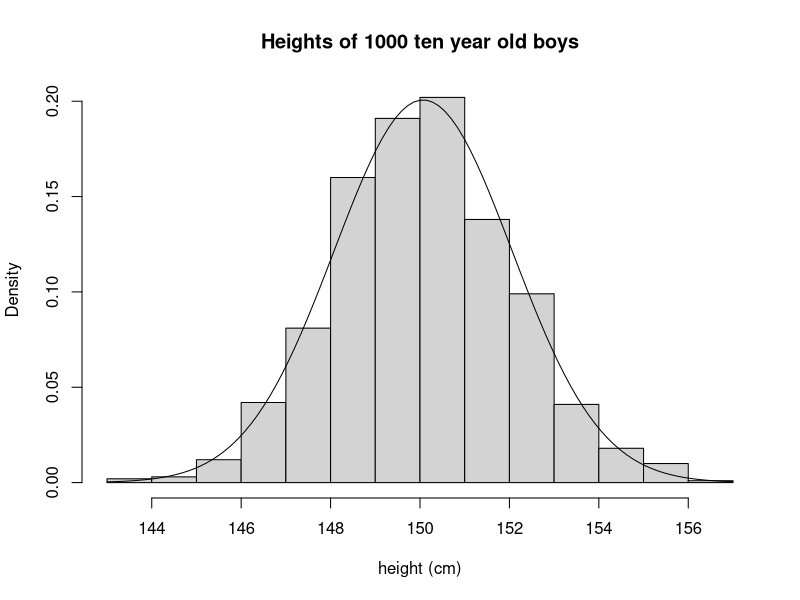
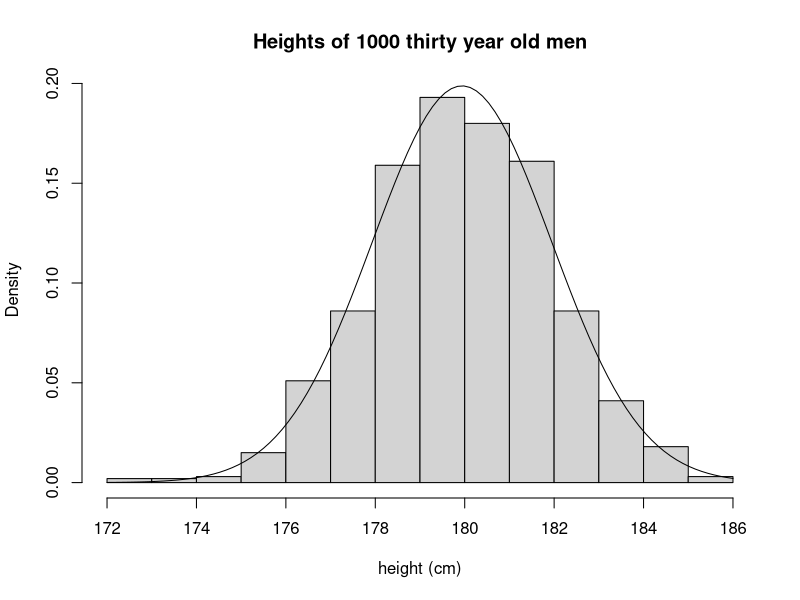
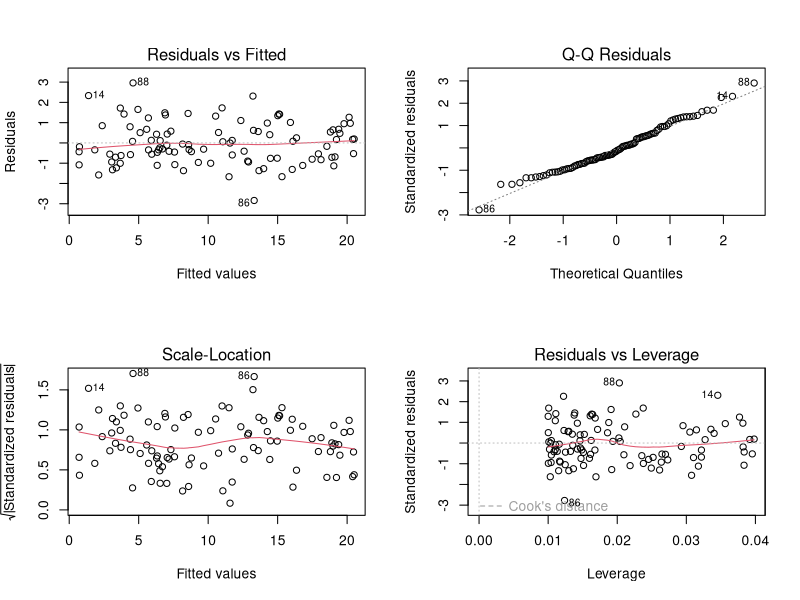
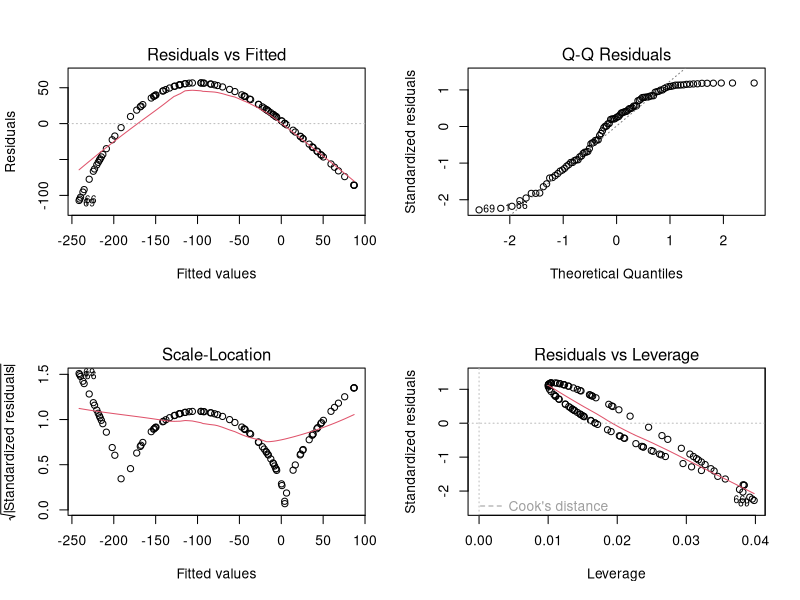
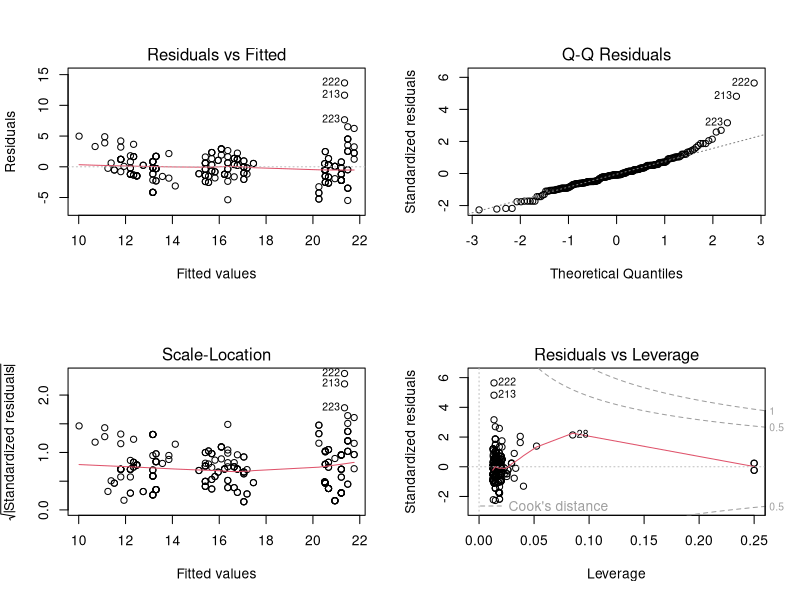

The R source for these figures, in order:
## ---- chunk 1
# testing model assumptions some simulated data
x <- rnorm(1000, 150, 2)
hist(x, xlab = "height (cm)", main = "Heights of 1000 ten year old boys",freq = F)
s = sd(x)
m = mean(x)
curve(dnorm(x, mean=m, sd=s), add=TRUE)
## ---- chunk 2
# testing model assumptions some simulated data
x <- rnorm(1000, 180, 2)
hist(x, xlab = "height (cm)", main = "Heights of 1000 thirty year old men",freq = F)
s = sd(x)
m = mean(x)
curve(dnorm(x, mean=m, sd=s), add=TRUE)
## ---- chunk 3
# testing model assumptions some simulated data
x <- runif(100, 0, 10)
y <- 1 + 2 * x + rnorm(100, 0, 1)
m <- lm(y ~ x)
par(mfrow = c(2, 2))
plot(m)
## ---- chunk 4
# some wrong model
y <- 1 + 2 * x + 1 * x^2 - 0.5 * x^3
m <- lm(y ~ x)
par(mfrow = c(2, 2))
plot(m)
## ---- chunk 5
library(ggplot2)
m <- lm(cty ~ displ + factor(cyl), mpg)
par(mfrow = c(2, 2))
plot(m)
